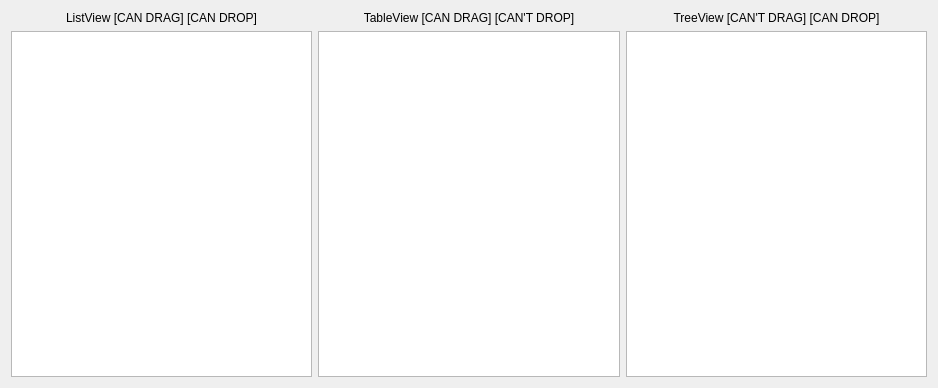
<?xml version="1.0" encoding="UTF-8"?>
<ui version="4.0">
 <class>Widget</class>
 <widget class="QWidget" name="Widget">
  <property name="geometry">
   <rect>
    <x>0</x>
    <y>0</y>
    <width>938</width>
    <height>388</height>
   </rect>
  </property>
  <property name="windowTitle">
   <string>Widget</string>
  </property>
  <layout class="QVBoxLayout" name="verticalLayout">
   <item>
    <layout class="QHBoxLayout" name="horizontalLayout">
     <item>
      <widget class="QLabel" name="label">
       <property name="text">
        <string>ListView [CAN DRAG] [CAN DROP]</string>
       </property>
       <property name="alignment">
        <set>Qt::AlignCenter</set>
       </property>
      </widget>
     </item>
     <item>
      <widget class="QLabel" name="label_2">
       <property name="text">
        <string>TableView [CAN DRAG] [CAN'T DROP]</string>
       </property>
       <property name="alignment">
        <set>Qt::AlignCenter</set>
       </property>
      </widget>
     </item>
     <item>
      <widget class="QLabel" name="label_3">
       <property name="text">
        <string>TreeView [CAN'T DRAG] [CAN DROP]</string>
       </property>
       <property name="alignment">
        <set>Qt::AlignCenter</set>
       </property>
      </widget>
     </item>
    </layout>
   </item>
   <item>
    <layout class="QHBoxLayout" name="horizontalLayout_2">
     <item>
      <widget class="QListView" name="listView"/>
     </item>
     <item>
      <widget class="QTableView" name="tableView"/>
     </item>
     <item>
      <widget class="QTreeView" name="treeView"/>
     </item>
    </layout>
   </item>
  </layout>
 </widget>
 <layoutdefault spacing="6" margin="11"/>
 <resources/>
 <connections/>
</ui>
